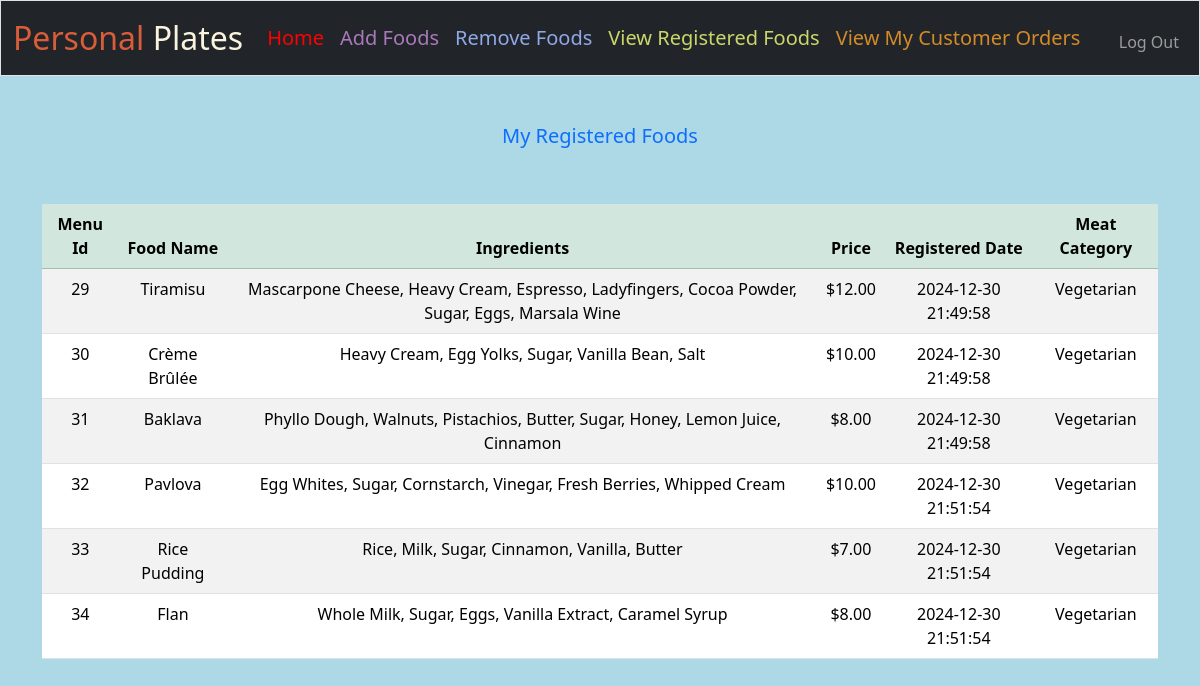
The app's page /chef_home (signed in) with its own data.
### tables this page shows
CREATE TABLE chef_menu(id INTEGER PRIMARY KEY AUTOINCREMENT NOT NULL,chef_id INTEGER NOT NULL,food_name TEXT NOT NULL,price NUMERIC NOT NULL,ingredients TEXT NOT NULL,register_date TIMESTAMP NOT NULL,meat_category TEXT NOT NULL);

### app.py (the view)
@app.route("/chef_home")
@login_chef_required
def chef_home():
    order_amount = 0
    menus = db.execute(
        "SELECT chefs.first_name || ' ' || chefs.middle_name || ' ' || chefs.last_name as chef_name,chef_menu.id,chef_menu.food_name,chef_menu.price,chef_menu.ingredients,chef_menu.register_date,chef_menu.meat_category FROM chef_menu INNER JOIN chefs ON (chef_menu.chef_id = chefs.id) WHERE chef_menu.chef_id = (?) ", session.get("user_id"))
    rows = db.execute(
        "SELECT sum(price) order_amount from chef_menu WHERE chef_id = (?) ", session.get("user_id"))
    if len(menus) > 0:
        order_amount = rows[0].get("order_amount")
    else:
        order_amount = 0
    return render_template("chef_home.html", menus=menus, order_total=order_amount)

### app.py (called while the page is built)
@app.after_request
def after_request(response):
    response.headers["Cache-Control"] = "no-cache, no-store, must-revalidate"
    response.headers["Expires"] = 0
    response.headers["Pragma"] = "no-cache"
    return response

### helpers.py (called while the page is built)
def login_chef_required(f):
    @wraps(f)
    def decorated_function(*args, **kwargs):
        if session.get("user_id") is None:
            return redirect("/login_chef")
        return f(*args, **kwargs)
    return decorated_function

def usd(value):
    return f"${value:,.2f}"

### templates/chef_home.html
{% extends "chef_layout.html" %}
{% block main %}
    {% if order_total > 0  %}
        <h5 class="text-primary">My Registered Foods</h5>
        <br><br>
        <table class="table table-striped">
            <thead class="table-success">
                <tr>
                    <th>Menu Id</th>
                    <th>Food Name</th>
                    <th>Ingredients</th>
                    <th>Price</th>
                    <th>Registered Date</th>
                    <th>Meat Category</th>
                </tr>
            </thead>
            <tbody>
                {% for menu in menus %}
                    <tr>
                        <td>{{ menu.id }}</td>
                        <td>{{ menu.food_name }}</td>
                        <td>{{ menu.ingredients }}</td>
                        <td>{{ menu.price | usd }}</td>
                        <td>{{ menu.register_date }}</td>
                        <td>{{ menu.meat_category }}</td>
                    </tr>
                {% endfor %}
            </tbody>
        </table>
    {% endif %}
{% endblock %}

### templates/chef_layout.html (style rules this page uses)
body { background-color: lightblue; }

### records on screen
chef_menu: id "29", food_name "Tiramisu", ingredients "Mascarpone Cheese, Heavy Cream, Espresso, Ladyfingers, Cocoa Powder, Sugar, Eggs, Marsala Wine", price "$12.00", register_date "2024-12-30 21:49:58", meat_category "Vegetarian"
chef_menu: id "30", food_name "Crème Brûlée", ingredients "Heavy Cream, Egg Yolks, Sugar, Vanilla Bean, Salt", price "$10.00", register_date "2024-12-30 21:49:58", meat_category "Vegetarian"
chef_menu: id "31", food_name "Baklava", ingredients "Phyllo Dough, Walnuts, Pistachios, Butter, Sugar, Honey, Lemon Juice, Cinnamon", price "$8.00", register_date "2024-12-30 21:49:58", meat_category "Vegetarian"
chef_menu: id "32", food_name "Pavlova", ingredients "Egg Whites, Sugar, Cornstarch, Vinegar, Fresh Berries, Whipped Cream", price "$10.00", register_date "2024-12-30 21:51:54", meat_category "Vegetarian"
chef_menu: id "33", food_name "Rice Pudding", ingredients "Rice, Milk, Sugar, Cinnamon, Vanilla, Butter", price "$7.00", register_date "2024-12-30 21:51:54", meat_category "Vegetarian"
chef_menu: id "34", food_name "Flan", ingredients "Whole Milk, Sugar, Eggs, Vanilla Extract, Caramel Syrup", price "$8.00", register_date "2024-12-30 21:51:54", meat_category "Vegetarian"
